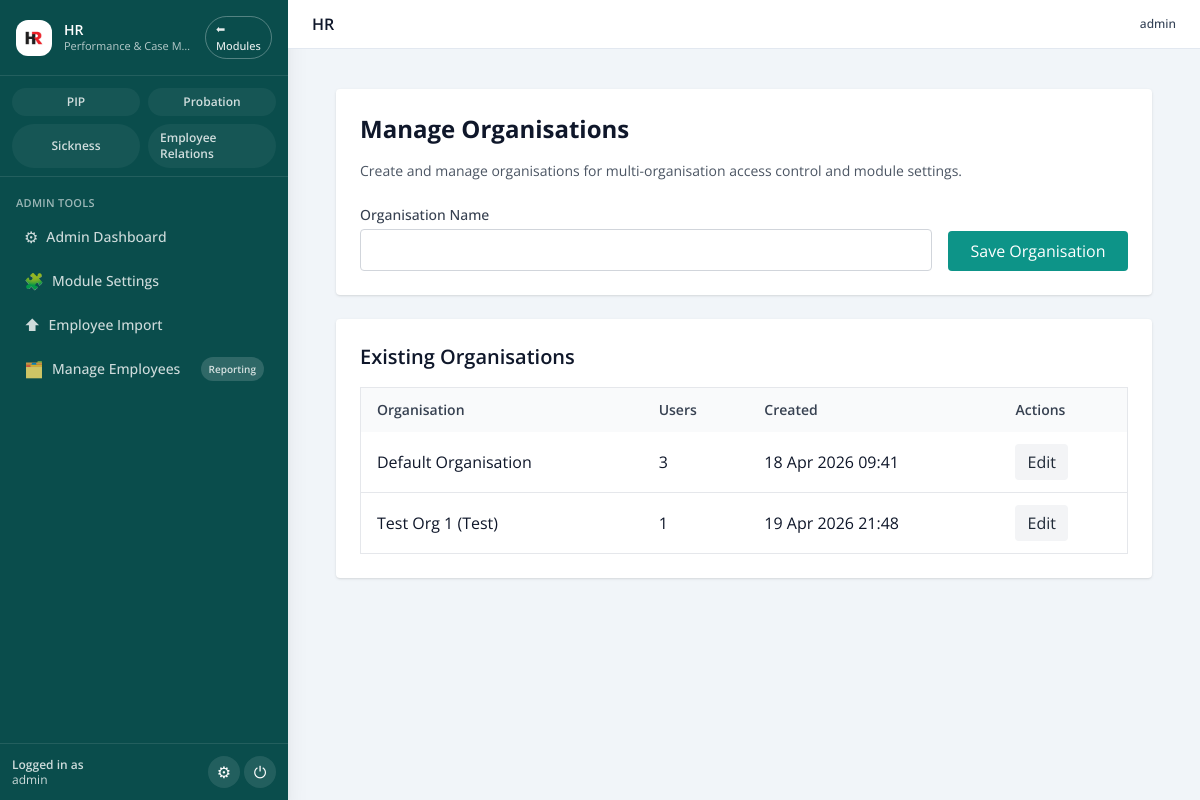
The page /admin/organisations (signed in) on the database its author committed.
### pip_app/models.py (models this page shows, shortened)
class User(db.Model, UserMixin):
    id = db.Column(db.Integer, primary_key=True)
    username = db.Column(db.String(80), unique=True, nullable=False)
    email = db.Column(db.String(120), unique=True, nullable=False)
    password_hash = db.Column(db.String(200), nullable=False)
    admin_level = db.Column(db.Integer, default=0)  # 0 = line mgr, 1 = admin, 2 = superuser
    team_id = db.Column(db.Integer, nullable=True)
    organisation_id = db.Column(
        db.Integer,
        db.ForeignKey("organisations.id"),
        nullable=True,
        index=True,
    )
    organisation = db.relationship(
        "Organisation",
        backref=db.backref("users", lazy=True),
    )
    def is_superuser(self):
        return self.admin_level == 2

class Organisation(db.Model):
    __tablename__ = "organisations"
    id = db.Column(db.Integer, primary_key=True)
    name = db.Column(db.String(255), nullable=False, default="Default Organisation")
    slug = db.Column(
        db.String(255),
        nullable=False,
        unique=True,
        index=True,
        default="default-organisation",
    )
    is_active = db.Column(db.Boolean, nullable=False, default=True)
    primary_colour = db.Column(db.String(20), nullable=True)
    secondary_colour = db.Column(db.String(20), nullable=True)
    logo_url = db.Column(db.String(500), nullable=True)
    font_family = db.Column(db.String(100), nullable=True)
    sector_pack = db.Column(db.String(100), nullable=True)
    created_at = db.Column(db.DateTime, default=datetime.utcnow, nullable=False)
    updated_at = db.Column(
        db.DateTime,
        default=datetime.utcnow,
        onupdate=datetime.utcnow,
        nullable=False,
    )

### pip_app/blueprints/admin.py (the view, shortened to what this page needs)
@admin_bp.route("/admin/organisations", methods=["GET", "POST"])
@login_required
@superuser_required
def manage_organisations():
    form = OrganisationForm()
    organisations = Organisation.query.order_by(Organisation.name.asc()).all()
    organisation_user_counts = {
        org.id: User.query.filter_by(organisation_id=org.id).count()
        for org in organisations
    }
    return render_template(
        "admin_organisations.html",
        form=form,
        organisations=organisations,
        organisation_user_counts=organisation_user_counts,
    )

### templates/admin_organisations.html (shortened to what this page needs)
{% extends "base.html" %}
{% block content %}
<div class="max-w-6xl mx-auto p-6 space-y-6">
  <div class="bg-white shadow rounded p-6">
    <h1 class="text-2xl font-bold mb-4">Manage Organisations</h1>
    <p class="text-sm text-gray-600 mb-6">
      Create and manage organisations for multi-organisation access control and module settings.
    </p>
    <form method="POST" class="grid grid-cols-1 md:grid-cols-4 gap-4 items-end">
      <div class="md:col-span-3">
        {{ form.name.label(class="block text-sm font-medium text-gray-700 mb-1") }}
        {{ form.name(class="w-full rounded border border-gray-300 p-2") }}
      </div>
      <div>
        {{ form.submit(class="w-full bg-teal-600 text-white px-4 py-2 rounded hover:bg-teal-700") }}
      </div>
    </form>
  </div>
  <div class="bg-white shadow rounded p-6">
    <h2 class="text-xl font-semibold mb-4">Existing Organisations</h2>
    {% if organisations %}
      <div class="overflow-x-auto">
        <table class="min-w-full border border-gray-200 rounded">
          <thead class="bg-gray-50">
            <tr>
              <th class="px-4 py-3 text-left text-sm font-semibold text-gray-700">Organisation</th>
              <th class="px-4 py-3 text-left text-sm font-semibold text-gray-700">Users</th>
              <th class="px-4 py-3 text-left text-sm font-semibold text-gray-700">Created</th>
              <th class="px-4 py-3 text-left text-sm font-semibold text-gray-700">Actions</th>
            </tr>
          </thead>
          <tbody class="divide-y divide-gray-200">
            {% for organisation in organisations %}
              <tr>
                <td class="px-4 py-3">{{ organisation.name }}</td>
                <td class="px-4 py-3">{{ organisation_user_counts.get(organisation.id, 0) }}</td>
                <td class="px-4 py-3">
                  {% if organisation.created_at %}
                    {{ organisation.created_at.strftime('%d %b %Y %H:%M') }}
                  {% else %}
                    —
                  {% endif %}
                </td>
                <td class="px-4 py-3">
                  <a href="{{ url_for('admin.edit_organisation', organisation_id=organisation.id) }}"
                     class="inline-flex items-center px-3 py-1.5 rounded bg-gray-100 text-gray-800 hover:bg-gray-200">
                    Edit
                  </a>
                </td>
              </tr>
            {% endfor %}
          </tbody>
        </table>
      </div>
    {% else %}
      <p class="text-sm text-gray-600">No organisations created yet.</p>
    {% endif %}
  </div>
</div>
{% endblock %}

### templates/base.html (shortened to what this page needs)
<!doctype html>
<html lang="en">
<head>
  <script src="https://cdn.tailwindcss.com"></script>
  <link rel="stylesheet" href="{{ url_for('static', filename='css/tokens.css') }}">
  <link rel="stylesheet" href="{{ url_for('static', filename='css/ui.css') }}">
</head>
<body class="bg-slate-100 text-slate-900">
{% set is_logged_in = current_user.is_authenticated if current_user is defined else False %}
{% set current_endpoint = request.endpoint or '' %}
{% set active_module = (active_module|default(None)) or session.get('active_module') %}
{% set enabled_modules = enabled_modules|default({}) %}
{% set layout = (layout|default('')) %}
{% set hide_sidebar = ((hide_sidebar if hide_sidebar is defined else False) or (not is_logged_in) or (layout == 'fullscreen')) %}
<div class="min-h-screen flex bg-slate-100">
  {% if is_logged_in and not hide_sidebar %}
    <aside class="flex flex-col w-72 bg-[#0a4d4c] text-white shadow-xl">
      <div class="px-4 py-4 border-b border-white/10 flex items-center justify-between gap-3">
        <div class="flex items-center gap-3 min-w-0">
          <div class="h-9 w-9 rounded-xl bg-white flex items-center justify-center shrink-0">
            <img src="{{ url_for('static', filename='images/logo.avif') }}"
                 alt="HR" class="h-8 w-8 rounded-lg object-cover">
          </div>
          <div class="min-w-0">
            <div class="text-sm font-semibold leading-tight truncate">HR</div>
            <div class="text-[11px] text-white/70 truncate">Performance &amp; Case Management</div>
          </div>
        </div>
        <a href="{{ url_for('main.home') }}"
           class="inline-flex items-center justify-center rounded-full border border-white/30 px-2.5 py-1 text-[11px] font-medium text-white/90 hover:bg-white/10">
          ⬅ Modules
        </a>
      </div>
      <div class="px-3 pt-3 pb-2 border-b border-white/10">
        <div class="grid grid-cols-2 gap-2">
          {% if enabled_modules.get('pip', True) %}
          <a href="{{ url_for('dashboard') }}"
             class="inline-flex items-center justify-center gap-1.5 rounded-full px-3 py-1.5 text-[11px] font-semibold
                    {% if active_module == 'PIP' %}
                      bg-white text-[#0a4d4c]
                    {% else %}
                      bg-white/5 text-white/80 hover:bg-white/10
                    {% endif %}">
            <span class="text-xs">PIP</span>
          </a>
          {% endif %}
          {% if enabled_modules.get('probation', True) %}
          <a href="{{ url_for('probation_dashboard') }}"
             class="inline-flex items-center justify-center gap-1.5 rounded-full px-3 py-1.5 text-[11px] font-semibold
                    {% if active_module == 'Probation' %}
                      bg-white text-[#0a4d4c]
                    {% else %}
                      bg-white/5 text-white/80 hover:bg-white/10
                    {% endif %}">
            <span class="text-xs">Probation</span>
          </a>
          {% endif %}
          {% if enabled_modules.get('sickness', True) %}
          <a href="{{ url_for('sickness_dashboard') }}"
             class="inline-flex items-center justify-center gap-1.5 rounded-full px-3 py-1.5 text-[11px] font-semibold
                    {% if active_module == 'Sickness' %}
                      bg-white text-[#0a4d4c]
                    {% else %}
                      bg-white/5 text-white/80 hover:bg-white/10
                    {% endif %}">
            <span class="text-xs">Sickness</span>
          </a>
          {% endif %}
          {% if current_user.is_superuser() and enabled_modules.get('employee_relations', True) %}
          <a href="{{ url_for('employee_relations.dashboard') }}"
             class="inline-flex items-center justify-center gap-1.5 rounded-full px-3 py-1.5 text-[11px] font-semibold
                    {% if active_module == 'Employee Relations' %}
                      bg-white text-[#0a4d4c]
                    {% else %}
                      bg-white/5 text-white/80 hover:bg-white/10
                    {% endif %}">
            <span class="text-xs">Employee Relations</span>
          </a>
          {% endif %}
        </div>
      </div>
      <nav class="flex-1 overflow-y-auto px-3 py-4 space-y-6 text-sm">
        {% if current_user.is_superuser() %}
          <div>
            <div class="px-1 text-[11px] font-semibold uppercase tracking-wide text-white/60 mb-1">
              Admin Tools
            </div>
            <ul class="space-y-1">
              <li>
                <a href="{{ url_for('admin_dashboard') }}"
                   class="flex items-center gap-2 rounded-xl px-3 py-2
                          {% if current_endpoint == 'admin_dashboard' %}
                            bg-white text-[#0a4d4c]
                          {% else %}
                            text-white/80 hover:bg-white/10
                          {% endif %}">
                  <span class="text-base">⚙</span>
                  <span class="text-sm font-medium">Admin Dashboard</span>
                </a>
              </li>
              <li>
                <a href="{{ url_for('admin.admin_module_settings') }}"
                   class="flex items-center gap-2 rounded-xl px-3 py-2
                          {% if current_endpoint == 'admin.admin_module_settings' %}
                            bg-white text-[#0a4d4c]
                          {% else %}
                            text-white/80 hover:bg-white/10
                          {% endif %}">
                  <span class="text-base">🧩</span>
                  <span class="text-sm font-medium">Module Settings</span>
                </a>
              </li>
              <li>
                <a href="{{ url_for('employee_import') }}"
                   class="flex items-center gap-2 rounded-xl px-3 py-2
                          {% if current_endpoint == 'employee_import' %}
                            bg-white text-[#0a4d4c]
                          {% else %}
                            text-white/80 hover:bg-white/10
                          {% endif %}">
                  <span class="text-base">⬆</span>
                  <span class="text-sm font-medium">Employee Import</span>
                </a>
              </li>
              <li>
                <a href="{{ url_for('manage_employee.index') }}"
                   class="flex items-center justify-between gap-2 rounded-xl px-3 py-2
                          {% if current_endpoint.startswith('manage_employee.') %}
                            bg-white text-[#0a4d4c]
                          {% else %}
                            text-white/80 hover:bg-white/10
                          {% endif %}">
                  <span class="flex items-center gap-2 min-w-0">
                    <span class="text-base">🗂️</span>
                    <span class="text-sm font-medium">Manage Employees</span>
                  </span>
                  <span class="rounded-full px-2 py-0.5 text-[10px] font-semibold
                               {% if current_endpoint == 'manage_employee.reporting' %}
                                 bg-[#0a4d4c] text-white
                               {% else %}
                                 bg-white/15 text-inherit
                               {% endif %}">
                    Reporting
                  </span>
                </a>
              </li>
            </ul>
          </div>
        {% endif %}
      </nav>
      <div class="px-3 py-3 border-t border-white/10">
        <div class="flex items-center justify-between gap-2">
          <div class="text-xs text-white/80 leading-tight min-w-0">
            <div class="font-semibold">Logged in as</div>
            <div class="truncate">{{ current_user.username }}</div>
          </div>
          <div class="flex items-center gap-1">
            {% if current_user.is_superuser() %}
              <a href="{{ url_for('admin_dashboard') }}"
                 class="inline-flex items-center justify-center rounded-full bg-white/10 hover:bg-white/20 h-8 w-8 text-base"
                 title="Admin Tools">
                ⚙
              </a>
            {% endif %}
            <form action="{{ url_for('auth.logout') }}" method="post">
              <button type="submit"
                      class="inline-flex items-center justify-center rounded-full bg-white/10 hover:bg-white/20 h-8 w-8 text-base"
                      title="Logout">
                ⏻
              </button>
            </form>
          </div>
        </div>
      </div>
    </aside>
  {% endif %}
  <div class="flex-1 flex flex-col min-w-0">
    <header class="w-full border-b border-slate-200 bg-white">
      <div class="px-4 sm:px-6 py-3 flex items-center justify-between gap-3">
        <div class="flex items-center gap-3">
          <div>
            {% block page_title %}
              <h1 class="text-base font-semibold text-slate-900">
                HR
              </h1>
            {% endblock %}
          </div>
        </div>
        {% if is_logged_in %}
          <div class="hidden md:flex items-center gap-4 text-xs text-slate-500">
            <div class="text-right">
              <div class="font-medium text-slate-700">{{ current_user.username }}</div>
            </div>
          </div>
        {% endif %}
      </div>
    </header>
    <div class="px-4 sm:px-6 pt-4">
    </div>
    <main class="flex-1 min-w-0 px-4 sm:px-6 pb-8">
      {% block content %}{% endblock %}
    </main>
  </div>
</div>
</body>
</html>

### rows shown on the page
User: username "admin"
Organisation: name "Default Organisation", get "3", created_at "18 Apr 2026 09:41"
Organisation: name "Test Org 1 (Test)", get "1", created_at "19 Apr 2026 21:48"
